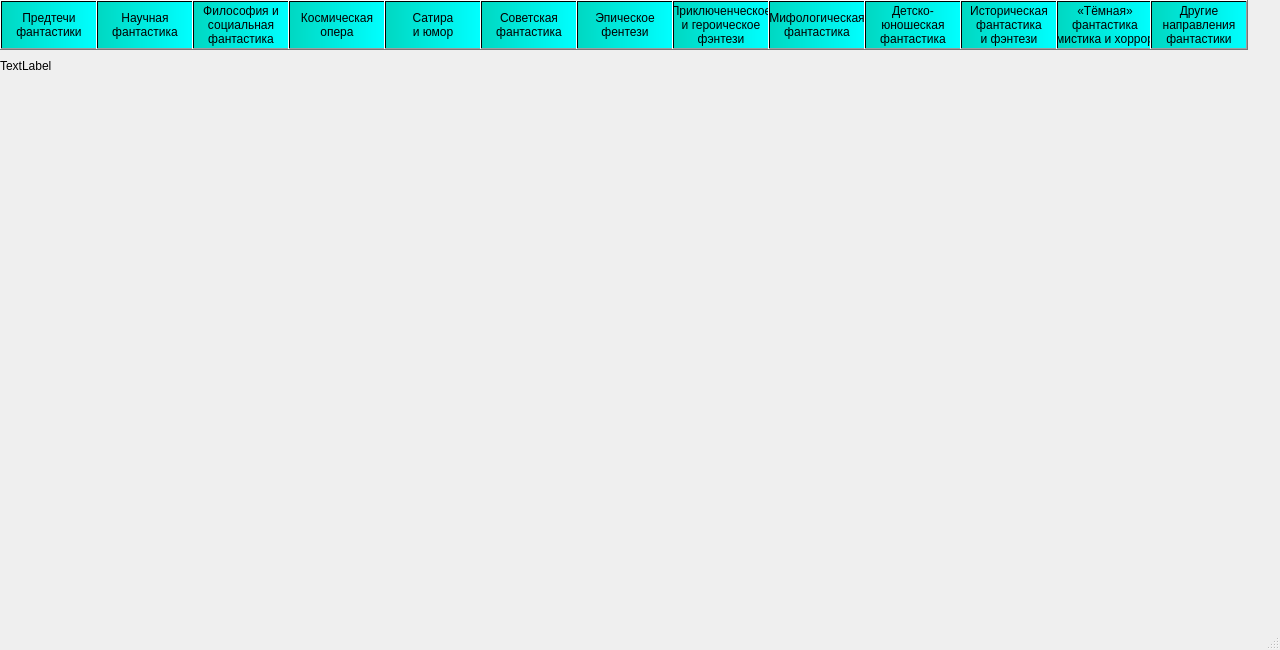
<?xml version="1.0" encoding="UTF-8"?>
<ui version="4.0">
 <class>MainWindow</class>
 <widget class="QMainWindow" name="MainWindow">
  <property name="geometry">
   <rect>
    <x>0</x>
    <y>0</y>
    <width>1280</width>
    <height>650</height>
   </rect>
  </property>
  <property name="windowTitle">
   <string>MainWindow</string>
  </property>
  <widget class="QWidget" name="centralwidget">
   <widget class="QPushButton" name="but01">
    <property name="geometry">
     <rect>
      <x>0</x>
      <y>0</y>
      <width>98</width>
      <height>50</height>
     </rect>
    </property>
    <property name="whatsThis">
     <string>&lt;html&gt;&lt;head/&gt;&lt;body&gt;&lt;p&gt;&lt;br/&gt;&lt;/p&gt;&lt;/body&gt;&lt;/html&gt;</string>
    </property>
    <property name="styleSheet">
     <string notr="true">background-color: qlineargradient(spread:pad, x1:0, y1:0, x2:1, y2:0, stop:0 rgba(0, 216, 194, 255), stop:1 rgba(0, 255, 255, 255));
font: 10pt &quot;Monospac821 BT&quot;;</string>
    </property>
    <property name="locale">
     <locale language="Russian" country="Ukraine"/>
    </property>
    <property name="text">
     <string notr="true">Предтечи 
фантастики</string>
    </property>
   </widget>
   <widget class="QPushButton" name="but02">
    <property name="geometry">
     <rect>
      <x>96</x>
      <y>0</y>
      <width>98</width>
      <height>50</height>
     </rect>
    </property>
    <property name="whatsThis">
     <string>&lt;html&gt;&lt;head/&gt;&lt;body&gt;&lt;p&gt;&lt;br/&gt;&lt;/p&gt;&lt;/body&gt;&lt;/html&gt;</string>
    </property>
    <property name="styleSheet">
     <string notr="true">background-color: qlineargradient(spread:pad, x1:0, y1:0, x2:1, y2:0, stop:0 rgba(0, 216, 194, 255), stop:1 rgba(0, 255, 255, 255));
font: 10pt &quot;Monospac821 BT&quot;;</string>
    </property>
    <property name="locale">
     <locale language="Russian" country="Ukraine"/>
    </property>
    <property name="text">
     <string notr="true">Научная
фантастика</string>
    </property>
   </widget>
   <widget class="QPushButton" name="but03">
    <property name="geometry">
     <rect>
      <x>192</x>
      <y>0</y>
      <width>98</width>
      <height>50</height>
     </rect>
    </property>
    <property name="whatsThis">
     <string>&lt;html&gt;&lt;head/&gt;&lt;body&gt;&lt;p&gt;&lt;br/&gt;&lt;/p&gt;&lt;/body&gt;&lt;/html&gt;</string>
    </property>
    <property name="styleSheet">
     <string notr="true">background-color: qlineargradient(spread:pad, x1:0, y1:0, x2:1, y2:0, stop:0 rgba(0, 216, 194, 255), stop:1 rgba(0, 255, 255, 255));
font: 10pt &quot;Monospac821 BT&quot;;</string>
    </property>
    <property name="locale">
     <locale language="Russian" country="Ukraine"/>
    </property>
    <property name="text">
     <string notr="true">Философия и
социальная 
фантастика</string>
    </property>
   </widget>
   <widget class="QPushButton" name="but04">
    <property name="geometry">
     <rect>
      <x>288</x>
      <y>0</y>
      <width>98</width>
      <height>50</height>
     </rect>
    </property>
    <property name="whatsThis">
     <string>&lt;html&gt;&lt;head/&gt;&lt;body&gt;&lt;p&gt;&lt;br/&gt;&lt;/p&gt;&lt;/body&gt;&lt;/html&gt;</string>
    </property>
    <property name="styleSheet">
     <string notr="true">background-color: qlineargradient(spread:pad, x1:0, y1:0, x2:1, y2:0, stop:0 rgba(0, 216, 194, 255), stop:1 rgba(0, 255, 255, 255));
font: 10pt &quot;Monospac821 BT&quot;;</string>
    </property>
    <property name="locale">
     <locale language="Russian" country="Ukraine"/>
    </property>
    <property name="text">
     <string notr="true">Космическая
опера</string>
    </property>
   </widget>
   <widget class="QPushButton" name="but05">
    <property name="geometry">
     <rect>
      <x>384</x>
      <y>0</y>
      <width>98</width>
      <height>50</height>
     </rect>
    </property>
    <property name="whatsThis">
     <string>&lt;html&gt;&lt;head/&gt;&lt;body&gt;&lt;p&gt;&lt;br/&gt;&lt;/p&gt;&lt;/body&gt;&lt;/html&gt;</string>
    </property>
    <property name="styleSheet">
     <string notr="true">background-color: qlineargradient(spread:pad, x1:0, y1:0, x2:1, y2:0, stop:0 rgba(0, 216, 194, 255), stop:1 rgba(0, 255, 255, 255));
font: 10pt &quot;Monospac821 BT&quot;;</string>
    </property>
    <property name="locale">
     <locale language="Russian" country="Ukraine"/>
    </property>
    <property name="text">
     <string notr="true">Сатира
и юмор</string>
    </property>
   </widget>
   <widget class="QPushButton" name="but06">
    <property name="geometry">
     <rect>
      <x>480</x>
      <y>0</y>
      <width>98</width>
      <height>50</height>
     </rect>
    </property>
    <property name="whatsThis">
     <string>&lt;html&gt;&lt;head/&gt;&lt;body&gt;&lt;p&gt;&lt;br/&gt;&lt;/p&gt;&lt;/body&gt;&lt;/html&gt;</string>
    </property>
    <property name="styleSheet">
     <string notr="true">background-color: qlineargradient(spread:pad, x1:0, y1:0, x2:1, y2:0, stop:0 rgba(0, 216, 194, 255), stop:1 rgba(0, 255, 255, 255));
font: 10pt &quot;Monospac821 BT&quot;;</string>
    </property>
    <property name="locale">
     <locale language="Russian" country="Ukraine"/>
    </property>
    <property name="text">
     <string notr="true">Советская
фантастика</string>
    </property>
   </widget>
   <widget class="QPushButton" name="but07">
    <property name="geometry">
     <rect>
      <x>576</x>
      <y>0</y>
      <width>98</width>
      <height>50</height>
     </rect>
    </property>
    <property name="whatsThis">
     <string>&lt;html&gt;&lt;head/&gt;&lt;body&gt;&lt;p&gt;&lt;br/&gt;&lt;/p&gt;&lt;/body&gt;&lt;/html&gt;</string>
    </property>
    <property name="styleSheet">
     <string notr="true">background-color: qlineargradient(spread:pad, x1:0, y1:0, x2:1, y2:0, stop:0 rgba(0, 216, 194, 255), stop:1 rgba(0, 255, 255, 255));
font: 10pt &quot;Monospac821 BT&quot;;</string>
    </property>
    <property name="locale">
     <locale language="Russian" country="Ukraine"/>
    </property>
    <property name="text">
     <string notr="true">Эпическое
фентези</string>
    </property>
   </widget>
   <widget class="QPushButton" name="but08">
    <property name="geometry">
     <rect>
      <x>672</x>
      <y>0</y>
      <width>98</width>
      <height>50</height>
     </rect>
    </property>
    <property name="whatsThis">
     <string>&lt;html&gt;&lt;head/&gt;&lt;body&gt;&lt;p&gt;&lt;br/&gt;&lt;/p&gt;&lt;/body&gt;&lt;/html&gt;</string>
    </property>
    <property name="styleSheet">
     <string notr="true">background-color: qlineargradient(spread:pad, x1:0, y1:0, x2:1, y2:0, stop:0 rgba(0, 216, 194, 255), stop:1 rgba(0, 255, 255, 255));
font: 7pt &quot;Monospac821 BT&quot;;</string>
    </property>
    <property name="locale">
     <locale language="Russian" country="Ukraine"/>
    </property>
    <property name="text">
     <string notr="true">Приключенческое
и героическое
фэнтези</string>
    </property>
   </widget>
   <widget class="QPushButton" name="but09">
    <property name="geometry">
     <rect>
      <x>768</x>
      <y>0</y>
      <width>98</width>
      <height>50</height>
     </rect>
    </property>
    <property name="whatsThis">
     <string>&lt;html&gt;&lt;head/&gt;&lt;body&gt;&lt;p&gt;&lt;br/&gt;&lt;/p&gt;&lt;/body&gt;&lt;/html&gt;</string>
    </property>
    <property name="styleSheet">
     <string notr="true">background-color: qlineargradient(spread:pad, x1:0, y1:0, x2:1, y2:0, stop:0 rgba(0, 216, 194, 255), stop:1 rgba(0, 255, 255, 255));
font: 7,5pt &quot;Monospac821 BT&quot;;</string>
    </property>
    <property name="locale">
     <locale language="Russian" country="Ukraine"/>
    </property>
    <property name="text">
     <string notr="true">Мифологическая
фантастика</string>
    </property>
   </widget>
   <widget class="QPushButton" name="but10">
    <property name="geometry">
     <rect>
      <x>864</x>
      <y>0</y>
      <width>98</width>
      <height>50</height>
     </rect>
    </property>
    <property name="whatsThis">
     <string>&lt;html&gt;&lt;head/&gt;&lt;body&gt;&lt;p&gt;&lt;br/&gt;&lt;/p&gt;&lt;/body&gt;&lt;/html&gt;</string>
    </property>
    <property name="styleSheet">
     <string notr="true">background-color: qlineargradient(spread:pad, x1:0, y1:0, x2:1, y2:0, stop:0 rgba(0, 216, 194, 255), stop:1 rgba(0, 255, 255, 255));
font: 10pt &quot;Monospac821 BT&quot;;</string>
    </property>
    <property name="locale">
     <locale language="Russian" country="Ukraine"/>
    </property>
    <property name="text">
     <string notr="true">Детско-
юношеская
фантастика</string>
    </property>
   </widget>
   <widget class="QPushButton" name="but11">
    <property name="geometry">
     <rect>
      <x>960</x>
      <y>0</y>
      <width>98</width>
      <height>50</height>
     </rect>
    </property>
    <property name="whatsThis">
     <string>&lt;html&gt;&lt;head/&gt;&lt;body&gt;&lt;p&gt;&lt;br/&gt;&lt;/p&gt;&lt;/body&gt;&lt;/html&gt;</string>
    </property>
    <property name="styleSheet">
     <string notr="true">background-color: qlineargradient(spread:pad, x1:0, y1:0, x2:1, y2:0, stop:0 rgba(0, 216, 194, 255), stop:1 rgba(0, 255, 255, 255));
font: 9pt &quot;Monospac821 BT&quot;;</string>
    </property>
    <property name="locale">
     <locale language="Russian" country="Ukraine"/>
    </property>
    <property name="text">
     <string notr="true">Историческая
фантастика
и фэнтези</string>
    </property>
   </widget>
   <widget class="QPushButton" name="but12">
    <property name="geometry">
     <rect>
      <x>1056</x>
      <y>0</y>
      <width>98</width>
      <height>50</height>
     </rect>
    </property>
    <property name="whatsThis">
     <string>&lt;html&gt;&lt;head/&gt;&lt;body&gt;&lt;p&gt;&lt;br/&gt;&lt;/p&gt;&lt;/body&gt;&lt;/html&gt;</string>
    </property>
    <property name="styleSheet">
     <string notr="true">background-color: qlineargradient(spread:pad, x1:0, y1:0, x2:1, y2:0, stop:0 rgba(0, 216, 194, 255), stop:1 rgba(0, 255, 255, 255));
font: 7pt &quot;Monospac821 BT&quot;;</string>
    </property>
    <property name="locale">
     <locale language="Russian" country="Ukraine"/>
    </property>
    <property name="text">
     <string notr="true">«Тёмная»
фантастика
(мистика и хоррор)</string>
    </property>
   </widget>
   <widget class="QPushButton" name="but13">
    <property name="geometry">
     <rect>
      <x>1150</x>
      <y>0</y>
      <width>98</width>
      <height>50</height>
     </rect>
    </property>
    <property name="whatsThis">
     <string>&lt;html&gt;&lt;head/&gt;&lt;body&gt;&lt;p&gt;&lt;br/&gt;&lt;/p&gt;&lt;/body&gt;&lt;/html&gt;</string>
    </property>
    <property name="styleSheet">
     <string notr="true">background-color: qlineargradient(spread:pad, x1:0, y1:0, x2:1, y2:0, stop:0 rgba(0, 216, 194, 255), stop:1 rgba(0, 255, 255, 255));
font: 10pt &quot;Monospac821 BT&quot;;</string>
    </property>
    <property name="locale">
     <locale language="Russian" country="Ukraine"/>
    </property>
    <property name="text">
     <string notr="true">Другие
направления
фантастики</string>
    </property>
   </widget>
   <widget class="QLabel" name="label">
    <property name="geometry">
     <rect>
      <x>0</x>
      <y>50</y>
      <width>1281</width>
      <height>31</height>
     </rect>
    </property>
    <property name="text">
     <string>TextLabel</string>
    </property>
   </widget>
  </widget>
  <widget class="QStatusBar" name="statusbar"/>
 </widget>
 <resources/>
 <connections/>
</ui>
